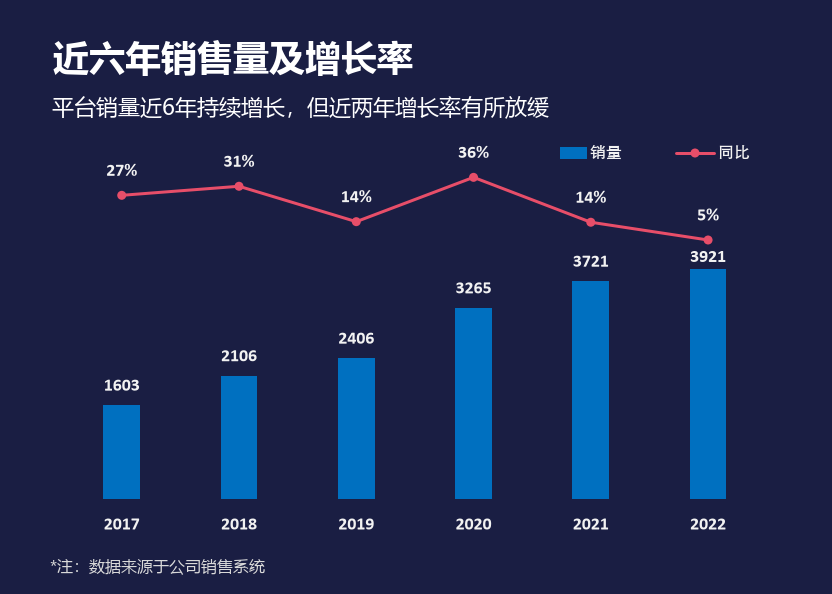

Write the Python code that produced this figure.
# -*- coding: utf-8 -*-
"""图 23 · 柱形折线图（近六年销售量及增长率）。

主坐标轴 0~6000 画 6 根柱，次坐标轴 -120%~50% 画增长率折线；柱顶与点上方
分别是数值标签，底部是类别和自制图例。

绘图区 manualLayout：x=0.07598, y=0.24882, w=0.84559, h=0.59130，
换算到 832×594 画布即 (63.1, 147.8)~(766.7, 499.0)。柱宽按 gapWidth=219
反推为 36.7px。
"""

import matplotlib.pyplot as plt
from matplotlib.patches import Circle, Rectangle

import chartkit as kit

W, H = kit.chart_size(23)
X0, Y0, PW, PH = 63.1, 147.8, 703.6, 351.2
Y1 = Y0 + PH

YEARS = ["2017", "2018", "2019", "2020", "2021", "2022"]
SALES = [1603, 2106, 2406, 3265, 3721, 3921]
GROWTH = [0.27, 0.31378665003119144, 0.14245014245014254,
          0.35702410640066495, 0.1396630934150076, 0.053748992206396062]

BLUE = "#0070C0"
RED = "#E74E69"
TEXT = "#F2F2F2"


def y_value(value):
    return Y1 - value / 6000.0 * PH


def y_percent(value):
    return Y1 - (value + 1.2) / 1.7 * PH


def main():
    fig = kit.new_figure(W, H)
    ax = fig.add_axes([0, 0, 1, 1])
    ax.set_xlim(0, W)
    ax.set_ylim(H, 0)
    ax.axis("off")

    cluster = PW / len(YEARS)
    bar_width = cluster / (1 + 219 / 100.0)
    centers = [X0 + (index + 0.5) * cluster for index in range(len(YEARS))]

    for index, (center, value) in enumerate(zip(centers, SALES)):
        top = y_value(value)
        ax.add_patch(Rectangle((center - bar_width / 2, top), bar_width,
                               Y1 - top, facecolor=BLUE, edgecolor="none"))
        # 前 5 根默认外侧标签离柱顶 15px，2022 那根被手工下移（实测 7px）
        label_gap = 3 if index == 5 else 10
        ax.text(center, top - label_gap, str(value), color=TEXT,
                fontsize=9 * kit.FONT_SCALE, fontfamily=kit.AXIS_FONTS,
                fontweight="bold", ha="center", va="bottom")

    points = [(center, y_percent(value)) for center, value in zip(centers, GROWTH)]
    ax.plot([p[0] for p in points], [p[1] for p in points],
            color=RED, linewidth=1.5 * 0.72 * 2, solid_capstyle="round")
    for (x, y), value in zip(points, GROWTH):
        ax.add_patch(Circle((x, y), 4.5, facecolor=RED, edgecolor="none"))
        ax.text(x, y - 15, "%d%%" % round(value * 100), color=TEXT,
                fontsize=9 * kit.FONT_SCALE, fontfamily=kit.AXIS_FONTS,
                fontweight="bold", ha="center", va="bottom")

    for center, year in zip(centers, YEARS):
        ax.text(center, 516, year, color=TEXT,
                fontsize=9 * kit.FONT_SCALE, fontfamily=kit.AXIS_FONTS,
                fontweight="bold", ha="center", va="top")

    # 自制图例
    ax.add_patch(Rectangle((560, 147), 27, 12, facecolor=BLUE, edgecolor="none"))
    ax.text(590, 153, "销量", color=TEXT, fontsize=8 * kit.FONT_SCALE,
            fontfamily=kit.AXIS_FONTS, fontweight="bold",
            ha="left", va="center")
    ax.plot([676, 714], [153, 153], color=RED, linewidth=2.16,
            solid_capstyle="round")
    ax.add_patch(Circle((695, 153), 4.5, facecolor=RED, edgecolor="none"))
    ax.text(718, 153, "同比", color=TEXT, fontsize=8 * kit.FONT_SCALE,
            fontfamily=kit.AXIS_FONTS, fontweight="bold",
            ha="left", va="center")

    ax.text(53, 40, "近六年销售量及增长率", color="white",
            fontsize=18 * kit.FONT_SCALE, fontfamily=kit.UI_FONT,
            fontweight="bold", va="top", ha="left")
    ax.text(52, 96, "平台销量近6年持续增长，但近两年增长率有所放缓", color="white",
            fontsize=11 * kit.FONT_SCALE, fontfamily=kit.UI_FONT,
            va="top", ha="left")
    ax.text(50, 559, "*注：数据来源于公司销售系统", color="#D9D9D9",
            fontsize=8 * kit.FONT_SCALE, fontfamily=kit.UI_FONT,
            va="top", ha="left")

    kit.save(fig, "chart23_bar_line.png")
    plt.close(fig)


if __name__ == "__main__":
    main()
